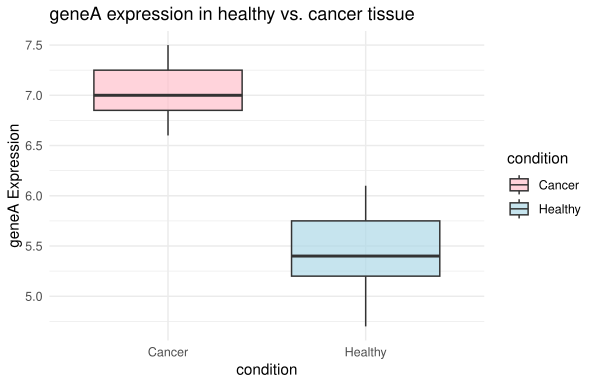

Source code (R):
library(ggplot2)

fake_data <- read.csv("C:/Users/oswal/Desktop/Data_Course_PLANCARTE/Assignment_4/fake_gene_expression.csv")

head(fake_data)

library(ggplot2)

ggplot(fake_data, aes(x = condition, y = GeneA, fill = condition)) +
  geom_boxplot(alpha = 0.7) +
  labs(
    title = "geneA expression in healthy vs. cancer tissue",
    x = "condition",
    y = "geneA Expression"
  ) +
  theme_minimal() +
  scale_fill_manual(values = c("Healthy" = "lightblue", "Cancer" = "pink"))
